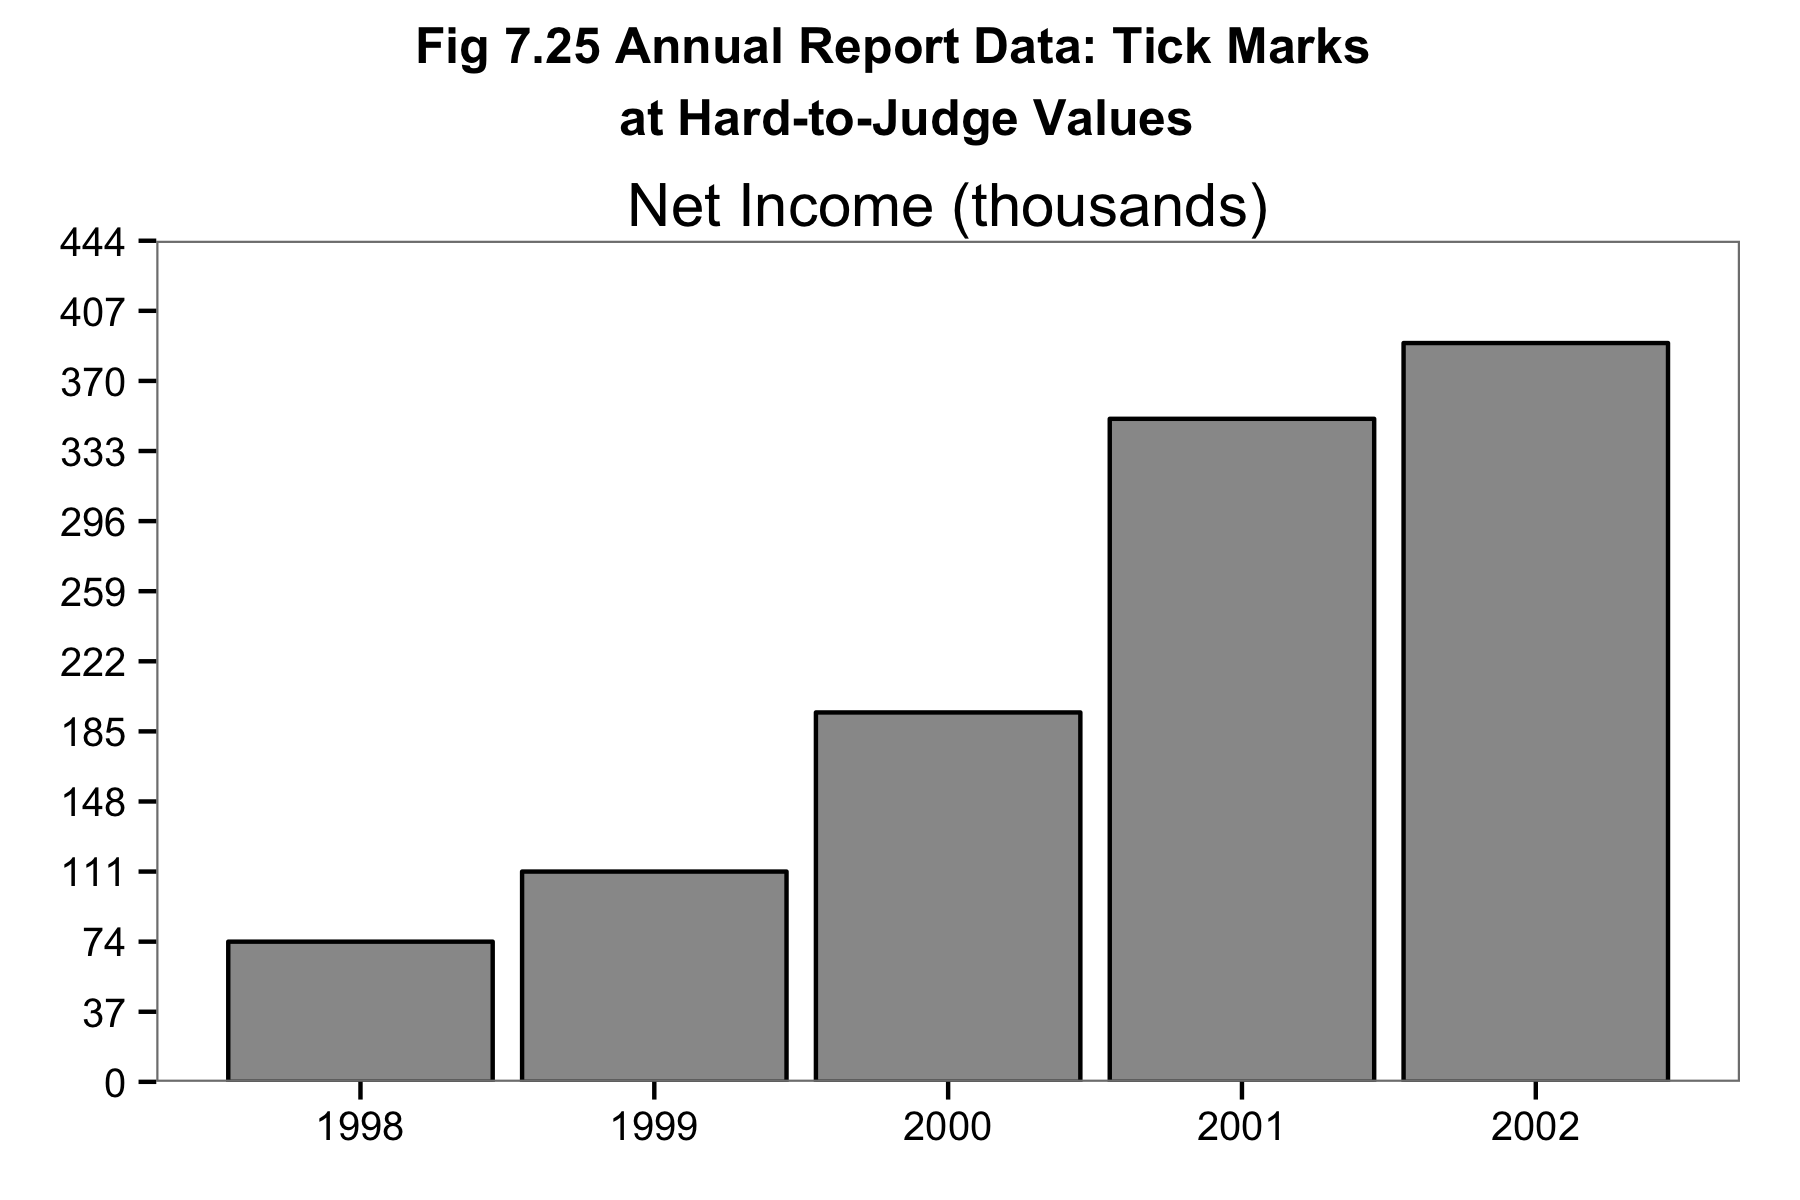

The R source for this figure:
library(ggplot2)
library(gridExtra)

this_base <- "fig07-25_annual-report-data-tick-marks-at-hard-to-judge-values"

my_data <- data.frame(year = c(1998, 1999, 2000, 2001, 2002),
                   value = c(74, 111, 195, 350, 390))

p <- ggplot(my_data, aes(x = year, y = value)) +
  geom_bar(stat = "identity", colour = "black", fill = "grey60") +
  scale_y_continuous(breaks = seq(0, 444, 37), limits = c(0, 444), 
                     expand = c(0, 0)) +
  ggtitle("Net Income (thousands)") + 
  theme_bw() + 
  theme(panel.grid.major = element_blank(),
        panel.grid.minor = element_blank(),
        axis.title = element_blank())

p <- arrangeGrob(p, main = textGrob(
  "Fig 7.25 Annual Report Data: Tick Marks \n at Hard-to-Judge Values",
  just = "top", vjust = 0.75, gp = gpar(fontface = "bold")))

p

# must pass in p3 since arrangeGrob doesnt return ggplot object
ggsave(paste0(this_base, ".png"),
       p, width = 6, height = 4)

## note: my_data is estimated
